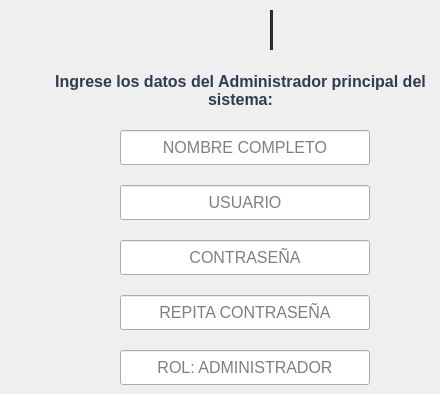
      <widget class="QWidget" name="Usuario">
       <widget class="QLabel" name="lblLogo_SIRA_2">
        <property name="enabled">
         <bool>true</bool>
        </property>
        <property name="geometry">
         <rect>
          <x>166</x>
          <y>10</y>
          <width>101</width>
          <height>40</height>
         </rect>
        </property>
        <property name="minimumSize">
         <size>
          <width>100</width>
          <height>21</height>
         </size>
        </property>
        <property name="maximumSize">
         <size>
          <width>325</width>
          <height>120</height>
         </size>
        </property>
        <property name="font">
         <font>
          <family>Segoe UI</family>
          <pointsize>13</pointsize>
          <bold>true</bold>
         </font>
        </property>
        <property name="styleSheet">
         <string notr="true"/>
        </property>
        <property name="text">
         <string/>
        </property>
        <property name="pixmap">
         <pixmap resource="../icons/resources_ui.qrc">:/logos/SIRA_logo_cut.png</pixmap>
        </property>
        <property name="scaledContents">
         <bool>true</bool>
        </property>
        <property name="alignment">
         <set>Qt::AlignmentFlag::AlignCenter</set>
        </property>
        <property name="wordWrap">
         <bool>false</bool>
        </property>
       </widget>
       <widget class="QLabel" name="lblTitulo_2">
        <property name="geometry">
         <rect>
          <x>50</x>
          <y>60</y>
          <width>381</width>
          <height>61</height>
         </rect>
        </property>
        <property name="minimumSize">
         <size>
          <width>150</width>
          <height>21</height>
         </size>
        </property>
        <property name="maximumSize">
         <size>
          <width>450</width>
          <height>120</height>
         </size>
        </property>
        <property name="font">
         <font>
          <family>Segoe UI</family>
          <pointsize>12</pointsize>
          <bold>true</bold>
         </font>
        </property>
        <property name="styleSheet">
         <string notr="true">QLabel {
    color: #2c3e50; 
}</string>
        </property>
        <property name="text">
         <string>Ingrese los datos del Administrador principal del sistema:</string>
        </property>
        <property name="alignment">
         <set>Qt::AlignmentFlag::AlignCenter</set>
        </property>
        <property name="wordWrap">
         <bool>true</bool>
        </property>
       </widget>
       <widget class="Line" name="line_2">
        <property name="geometry">
         <rect>
          <x>270</x>
          <y>10</y>
          <width>3</width>
          <height>40</height>
         </rect>
        </property>
        <property name="minimumSize">
         <size>
          <width>3</width>
          <height>40</height>
         </size>
        </property>
        <property name="maximumSize">
         <size>
          <width>3</width>
          <height>80</height>
         </size>
        </property>
        <property name="styleSheet">
         <string notr="true">background-color: #2d2d2d;</string>
        </property>
        <property name="orientation">
         <enum>Qt::Orientation::Vertical</enum>
        </property>
       </widget>
       <widget class="QLabel" name="lblLogo_UPTJAA_acercade">
        <property name="geometry">
         <rect>
          <x>279</x>
          <y>10</y>
          <width>45</width>
          <height>40</height>
         </rect>
        </property>
        <property name="minimumSize">
         <size>
          <width>40</width>
          <height>40</height>
         </size>
        </property>
        <property name="maximumSize">
         <size>
          <width>90</width>
          <height>80</height>
         </size>
        </property>
        <property name="styleSheet">
         <string notr="true">background-color: transparent;</string>
        </property>
        <property name="text">
         <string/>
        </property>
        <property name="pixmap">
         <pixmap resource="../icons/resources_ui.qrc">:/logos/logo_uptjaa.png</pixmap>
        </property>
        <property name="scaledContents">
         <bool>true</bool>
        </property>
       </widget>
       <widget class="QLineEdit" name="lneNombreCompleto_admin">
        <property name="geometry">
         <rect>
          <x>120</x>
          <y>130</y>
          <width>250</width>
          <height>35</height>
         </rect>
        </property>
        <property name="minimumSize">
         <size>
          <width>225</width>
          <height>35</height>
         </size>
        </property>
        <property name="maximumSize">
         <size>
          <width>300</width>
          <height>35</height>
         </size>
        </property>
        <property name="font">
         <font>
          <family>Segoe UI</family>
          <pointsize>12</pointsize>
         </font>
        </property>
        <property name="mouseTracking">
         <bool>true</bool>
        </property>
        <property name="focusPolicy">
         <enum>Qt::FocusPolicy::ClickFocus</enum>
        </property>
        <property name="text">
         <string/>
        </property>
        <property name="alignment">
         <set>Qt::AlignmentFlag::AlignCenter</set>
        </property>
        <property name="placeholderText">
         <string>NOMBRE COMPLETO</string>
        </property>
       </widget>
       <widget class="QLineEdit" name="lneRepPass_admin">
        <property name="geometry">
         <rect>
          <x>120</x>
          <y>295</y>
          <width>250</width>
          <height>35</height>
         </rect>
        </property>
        <property name="minimumSize">
         <size>
          <width>225</width>
          <height>35</height>
         </size>
        </property>
        <property name="maximumSize">
         <size>
          <width>300</width>
          <height>35</height>
         </size>
        </property>
        <property name="font">
         <font>
          <family>Segoe UI</family>
          <pointsize>12</pointsize>
         </font>
        </property>
        <property name="focusPolicy">
         <enum>Qt::FocusPolicy::ClickFocus</enum>
        </property>
        <property name="alignment">
         <set>Qt::AlignmentFlag::AlignCenter</set>
        </property>
        <property name="placeholderText">
         <string>REPITA CONTRASEÑA</string>
        </property>
       </widget>
       <widget class="QLineEdit" name="lneUsername_admin">
        <property name="geometry">
         <rect>
          <x>120</x>
          <y>185</y>
          <width>250</width>
          <height>35</height>
         </rect>
        </property>
        <property name="minimumSize">
         <size>
          <width>225</width>
          <height>35</height>
         </size>
        </property>
        <property name="maximumSize">
         <size>
          <width>300</width>
          <height>35</height>
         </size>
        </property>
        <property name="font">
         <font>
          <family>Segoe UI</family>
          <pointsize>12</pointsize>
         </font>
        </property>
        <property name="focusPolicy">
         <enum>Qt::FocusPolicy::ClickFocus</enum>
        </property>
        <property name="maxLength">
         <number>8</number>
        </property>
        <property name="alignment">
         <set>Qt::AlignmentFlag::AlignCenter</set>
        </property>
        <property name="placeholderText">
         <string>USUARIO</string>
        </property>
       </widget>
       <widget class="QLineEdit" name="lnePass_admin">
        <property name="geometry">
         <rect>
          <x>120</x>
          <y>240</y>
          <width>250</width>
          <height>35</height>
         </rect>
        </property>
        <property name="minimumSize">
         <size>
          <width>225</width>
          <height>35</height>
         </size>
        </property>
        <property name="maximumSize">
         <size>
          <width>300</width>
          <height>35</height>
         </size>
        </property>
        <property name="font">
         <font>
          <family>Segoe UI</family>
          <pointsize>12</pointsize>
         </font>
        </property>
        <property name="focusPolicy">
         <enum>Qt::FocusPolicy::ClickFocus</enum>
        </property>
        <property name="alignment">
         <set>Qt::AlignmentFlag::AlignCenter</set>
        </property>
        <property name="placeholderText">
         <string>CONTRASEÑA</string>
        </property>
       </widget>
       <widget class="QLineEdit" name="lneRol_admin">
        <property name="geometry">
         <rect>
          <x>120</x>
          <y>350</y>
          <width>250</width>
          <height>35</height>
         </rect>
        </property>
        <property name="minimumSize">
         <size>
          <width>225</width>
          <height>35</height>
         </size>
        </property>
        <property name="maximumSize">
         <size>
          <width>300</width>
          <height>35</height>
         </size>
        </property>
        <property name="font">
         <font>
          <family>Segoe UI</family>
          <pointsize>12</pointsize>
         </font>
        </property>
        <property name="mouseTracking">
         <bool>false</bool>
        </property>
        <property name="focusPolicy">
         <enum>Qt::FocusPolicy::NoFocus</enum>
        </property>
        <property name="alignment">
         <set>Qt::AlignmentFlag::AlignCenter</set>
        </property>
        <property name="readOnly">
         <bool>true</bool>
        </property>
        <property name="placeholderText">
         <string>ROL: ADMINISTRADOR</string>
        </property>
       </widget>
      </widget>
